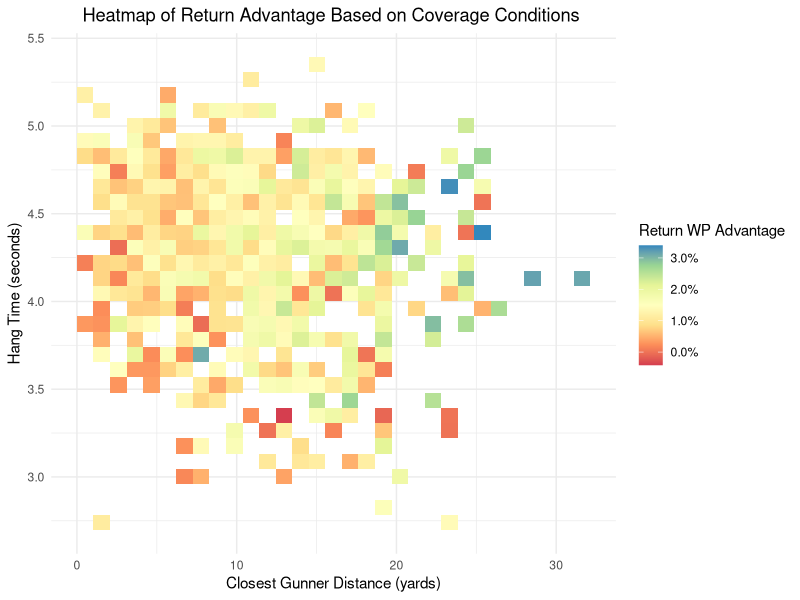
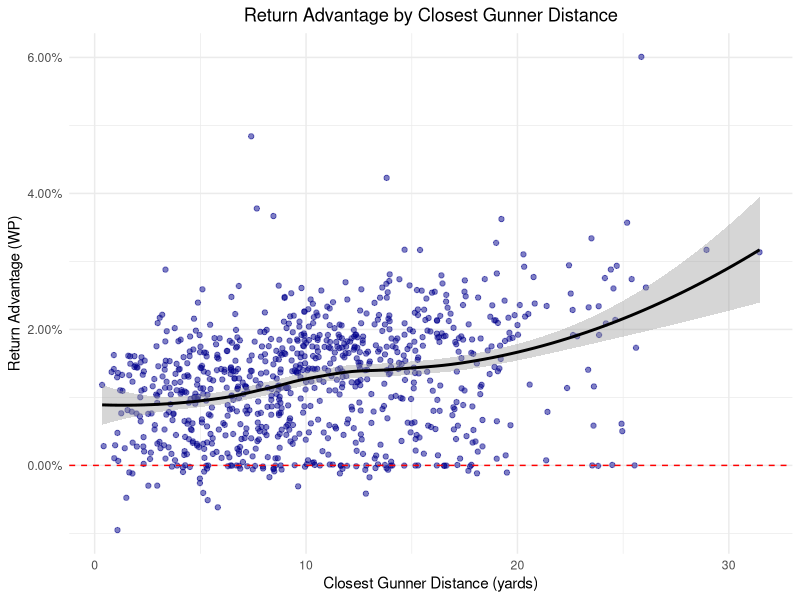

Generate these figures, in order, with R:
# Visualizations
suppressPackageStartupMessages({
  library(tidyverse)
  library(here)
  library(scales)
})


# 1. Load Data
df <- read_csv(
  here("Decision Model Analysis", "punt_decision_expected_wp.csv"),
  show_col_types = FALSE
)

df <- df %>%
  mutate(
    return_adv = adv_return_vs_fc,
    wp_optimal = pmax(wp_return, wp_fc, wp_bounce, na.rm = TRUE),
    wp_lost_vs_fc = wp_optimal - wp_fc
  )

# DECISION BOUNDARY HEATMAP

p1 <- ggplot(df, aes(x = closest_gunner_dist, y = hang_time)) +
  stat_summary_2d(aes(z = return_adv), bins = 30) +
  scale_fill_distiller(
    palette = "Spectral",
    direction = 1,
    name = "Return WP Advantage",
    labels = percent_format(accuracy = 0.1)
  ) +
  labs(
    title = "Heatmap of Return Advantage Based on Coverage Conditions ",
    x = "Closest Gunner Distance (yards)",
    y = "Hang Time (seconds)"
  ) +
  theme_minimal() +
  theme(
    plot.title = element_text(hjust = 0.5)
  )

print(p1)


# RETURN ADVANTAGE VS GUNNER DISTANCE (SCATTER)

p2 <- ggplot(df, aes(x = closest_gunner_dist, y = return_adv)) +
  geom_point(alpha = 0.5, color = "darkblue") +
  geom_smooth(method = "loess", color = "black") +
  geom_hline(yintercept = 0, linetype = "dashed", color = "red") +
  scale_y_continuous(labels = percent_format(accuracy = 0.01)) +
  labs(
    title = "Return Advantage by Closest Gunner Distance",
    x = "Closest Gunner Distance (yards)",
    y = "Return Advantage (WP)"
  ) +
  theme_minimal() +
  theme(
    plot.title = element_text(hjust = 0.5)
  )

print(p2)
